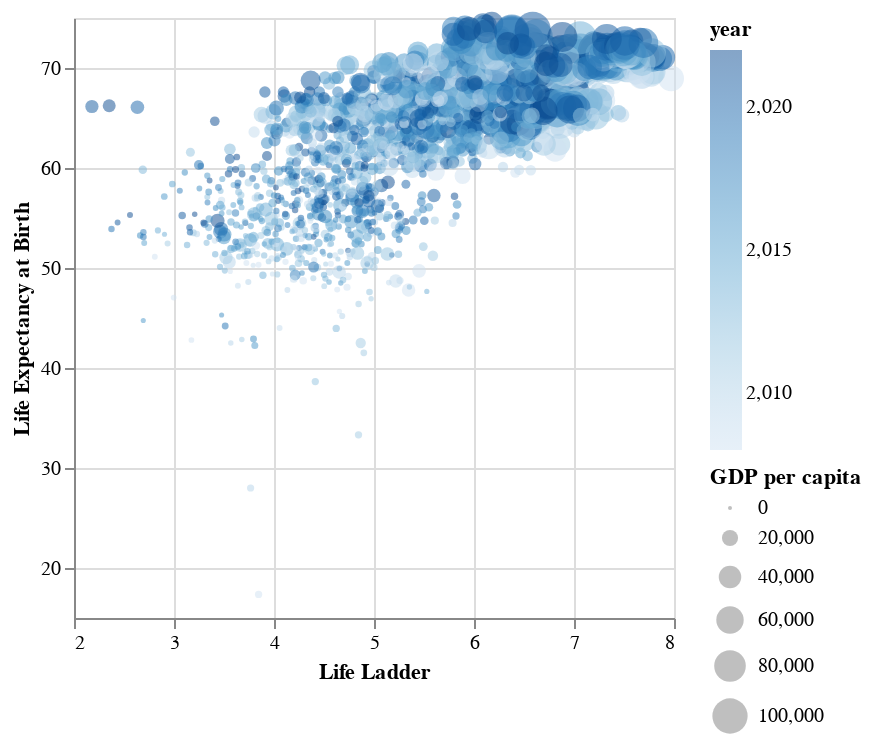

The notebook cell this image was saved under:
### Code cell
alt.Chart(whr_filtered).mark_circle(opacity = 0.5).encode(
    x = alt.X('Life Ladder', title = 'Life Ladder', scale = alt.Scale(zero = False)),
    y = alt.Y('Healthy life expectancy at birth', title = 'Life Expectancy at Birth', scale = alt.Scale(zero = False)),
    color = 'year',
    size = 'GDP per capita'
)

### Figure 1 — Vega-Lite specification as saved in the notebook (floating-point values rounded to 4 significant figures; data arrays with more than 128 entries replaced by an {"elided": "..."} marker saying what was removed)
{"config": {"view": {"continuousWidth": 300, "continuousHeight": 300}}, "data": {"name": "data-ca920ef7c72dd634f219b89cd80399b4"}, "mark": {"type": "circle", "opacity": 0.5}, "encoding": {"color": {"field": "year", "type": "quantitative"}, "size": {"field": "GDP per capita", "type": "quantitative"}, "x": {"field": "Life Ladder", "scale": {"zero": false}, "title": "Life Ladder", "type": "quantitative"}, "y": {"field": "Healthy life expectancy at birth", "scale": {"zero": false}, "title": "Life Expectancy at Birth", "type": "quantitative"}}, "$schema": "https://vega.github.io/schema/vega-lite/v5.8.0.json", "datasets": {"data-ca920ef7c72dd634f219b89cd80399b4": {"elided": "1981 records"}}}
